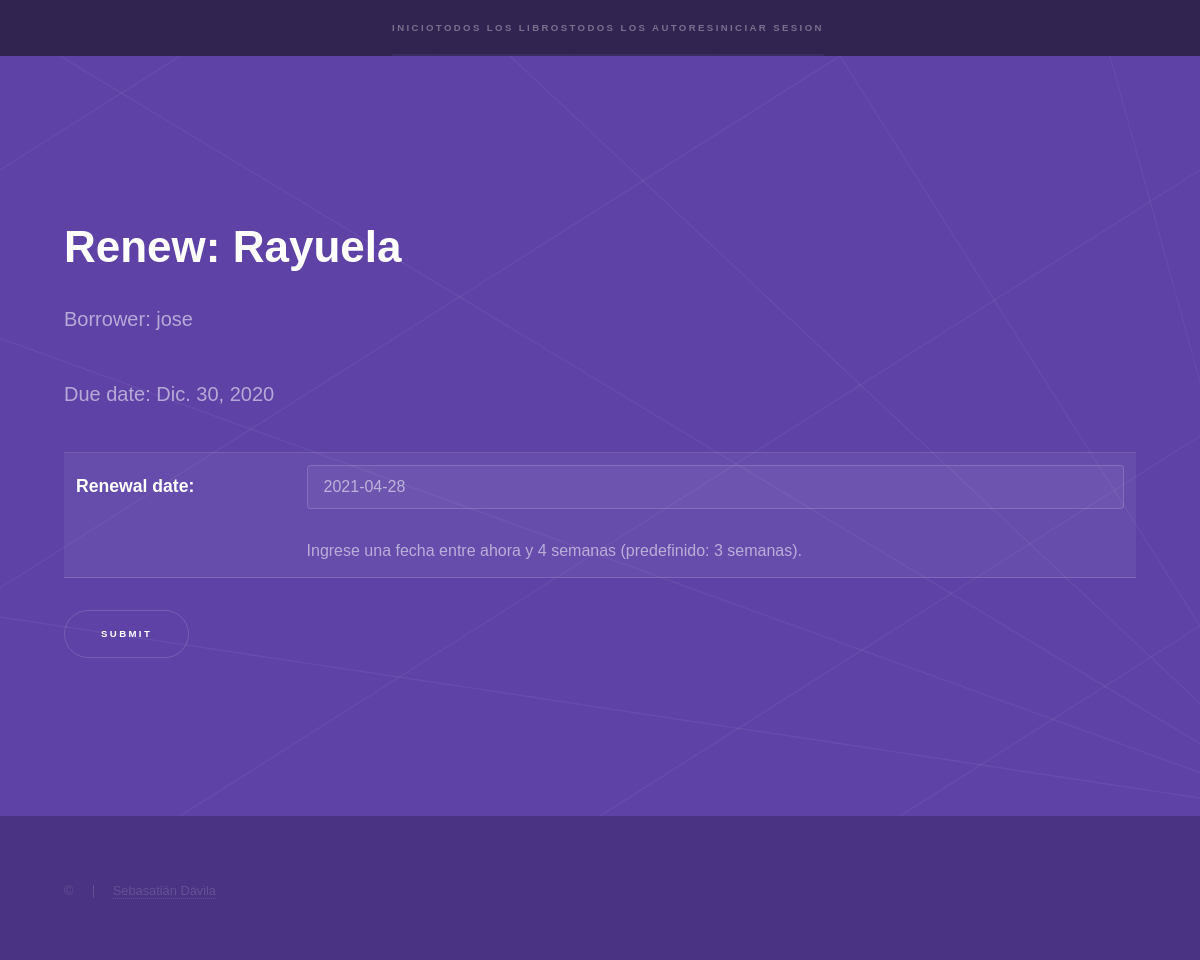
The app's page /catalog/book/1261ce40-38ef-4a51-8070-7c0aaa0a5e82/renew/ with its own data.
### catalog/models.py (models this page shows, shortened)
class BookInstance(models.Model):
    id = models.UUIDField(primary_key=True, default=uuid.uuid4,
                          help_text="Unique ID for this particular book across whole library")
    book = models.ForeignKey('Book', on_delete=models.SET_NULL, null=True)
    imprint = models.CharField(max_length=200)
    due_back = models.DateField(null=True, blank=True)
    borrower = models.ForeignKey(User, on_delete=models.SET_NULL, null=True, blank=True)
    @property
    def is_overdue(self):
        if self.due_back and date.today() > self.due_back:
            return True
        return False
    LOAN_STATUS = (
        ('d', 'Maintenance'),
        ('o', 'On loan'),
        ('a', 'Available'),
        ('r', 'Reserved'),
    )
    status = models.CharField(
        max_length=1,
        choices=LOAN_STATUS,
        blank=True,
        default='d',
        help_text='Dispobilidad del libro')
    class Meta:
        ordering = ['due_back']
        permissions = (("can_mark_returned", "Puede renovar la fecha de devolución"),)

class Book(models.Model):
    title = models.CharField(max_length=200)
    author = models.ForeignKey('Author', on_delete=models.SET_NULL, null=True)
    summary = models.TextField(max_length=1000, help_text="Enter a brief description of the book")
    isbn = models.CharField('ISBN', max_length=13,
                            unique=True,
                            help_text='13 Character <a href="https://www.isbn-international.org/content/what-isbn'
                                      '">ISBN number</a>')
    genre = models.ManyToManyField(Genre, help_text="Select a genre for this book")
    language = models.ForeignKey('Language', on_delete=models.SET_NULL, null=True)
    class Meta:
        ordering = ['title', 'author']
        permissions = (("can_see_buttons", "Pueden modificar los Libros"),)
    def display_genre(self):
        """Creates a string for the Genre. This is required to display genre in Admin."""
        return ', '.join([genre.subgenre for genre in self.genre.all()[:3]])
    display_genre.short_description = 'Genre'

### catalog/views.py (the view)
# urls.py: url(r'^book/(?P<pk>[-\w]+)/renew/$', views.renew_book_librarian, name='renew-book-librarian'),
def renew_book_librarian(request, pk):
    book_instance = get_object_or_404(BookInstance, pk=pk)
    if request.method == 'POST':
        form = RenewBookForm(request.POST)
        if form.is_valid():
            book_instance.due_back = form.cleaned_data['renewal_date']
            book_instance.save()
            return HttpResponseRedirect(reverse('bibliotecario') )
    else:
        proposed_renewal_date = datetime.date.today() + datetime.timedelta(weeks=3)
        form = RenewBookForm(initial={'renewal_date': proposed_renewal_date})
    context = {
        'form': form,
        'book_instance': book_instance,
    }
    return render(request, 'catalog/book_renew_librarian.html', context)

### catalog/forms.py (shortened to what this page needs)
class RenewBookForm(forms.Form):
    renewal_date = forms.DateField(help_text="Ingrese una fecha entre ahora y 4 semanas (predefinido: 3 semanas).")

### catalog/templates/catalog/book_renew_librarian.html (shortened to what this page needs)
{% extends "base_generic.html" %}
{% block content %}
  <h1>Renew: {{ book_instance.book.title }}</h1>
  <p>Borrower: {{ book_instance.borrower }}</p>
  <p{% if book_instance.is_overdue %} class="text-danger"{% endif %}>Due date: {{ book_instance.due_back }}</p>
  <form action="" method="post">
    <table>
    {{ form.as_table }}
    </table>
    <input type="submit" value="Submit">
  </form>
{% endblock %}

### catalog/static/assets/css/main.css (style rules this page uses)
html, body, div, span, applet, object, iframe, h1, h2, h3, h4, h5, h6, p, blockquote, pre, a, abbr, acronym, address, big, cite, code, del, dfn, em, img, ins, kbd, q, s, samp, small, strike, strong, sub, sup, tt, var, b, u, i, center, dl, dt, dd, ol, ul, li, fieldset, form, label, legend, table, caption, tbody, tfoot, thead, tr, th, td, article, aside, canvas, details, embed, figure, figcaption, footer, header, hgroup, menu, nav, output, ruby, section, summary, time, mark, audio, video { margin: 0; padding: 0; border: 0; font-size: 100%; font: inherit; vertical-align: baseline; }
body { line-height: 1; }
table { border-collapse: collapse; border-spacing: 0; }
body { -webkit-text-size-adjust: none; }
input, select, textarea { -moz-appearance: none; -webkit-appearance: none; -ms-appearance: none; appearance: none; }
body { -ms-overflow-style: scrollbar; }
html { box-sizing: border-box; }
*, *:before, *:after { box-sizing: inherit; }
body { background: #312450; }
body, input, select, textarea { color: rgba(255, 255, 255, 0.55); font-family: Arial, Helvetica, sans-serif; font-size: 16.5pt; font-weight: normal; line-height: 1.75; }
@media screen and (max-width: 1680px) { body, input, select, textarea { font-size: 13pt; } }
@media screen and (max-width: 1280px) { body, input, select, textarea { font-size: 12pt; } }
p { margin: 0 0 2em 0; }
h1, h2, h3, h4, h5, h6 { color: #ffffff; font-weight: bold; line-height: 1.5; margin: 0 0 0.5em 0; }
h1 { font-size: 2.75em; }
input[type="submit"], input[type="reset"], input[type="button"], button, .button { -moz-appearance: none; -webkit-appearance: none; -ms-appearance: none; appearance: none; -moz-transition: border-color 0.2s ease; -webkit-transition: border-color 0.2s ease; -ms-transition: border-color 0.2s ease; transition: border-color 0.2s ease; background-color: transparent; border: solid 1px !important; border-color: rgba(255, 255, 255, 0.15) !important; border-radius: 3em; color: #ffffff !important; cursor: pointer; display: inline-block; font-size: 0.6em; font-weight: bold; height: calc(4.75em + 2px); letter-spacing: 0.25em; line-height: 4.75em; outline: 0; padding: 0 3.75em; position: relative; text-align: center; text-decoration: none; text-transform: uppercase; white-space: nowrap; }
input[type="submit"]:after, input[type="reset"]:after, input[type="button"]:after, button:after, .button:after { -moz-transform: scale(0.25); -webkit-transform: scale(0.25); -ms-transform: scale(0.25); transform: scale(0.25); pointer-events: none; -moz-transition: opacity 0.2s ease, -moz-transform 0.2s ease; -webkit-transition: opacity 0.2s ease, -webkit-transform 0.2s ease; -ms-transition: opacity 0.2s ease, -ms-transform 0.2s ease; transition: opacity 0.2s ease, transform 0.2s ease; background: #ffffff; border-radius: 3em; content: ''; height: 100%; left: 0; opacity: 0; position: absolute; top: 0; width: 100%; }
form { margin: 0 0 2em 0; }
form > :last-child { margin-bottom: 0; }
label { color: #ffffff; font-weight: bold; line-height: 1.5; margin: 0 0 0.7em 0; display: block; font-size: 1.1em; }
input[type="text"], input[type="password"], input[type="email"], input[type="tel"], select, textarea { -moz-appearance: none; -webkit-appearance: none; -ms-appearance: none; appearance: none; background: rgba(255, 255, 255, 0.05); border-radius: 0.25em; border: none; border: solid 1px rgba(255, 255, 255, 0.15); color: inherit; display: block; outline: 0; padding: 0 1em; text-decoration: none; width: 100%; }
input[type="text"], input[type="password"], input[type="email"], select { height: 2.75em; }
table { margin: 0 0 2em 0; width: 100%; }
table tbody tr { border: solid 1px rgba(255, 255, 255, 0.15); border-left: 0; border-right: 0; }
table tbody tr:nth-child(2n + 1) { background-color: rgba(255, 255, 255, 0.05); }
table td { padding: 0.75em 0.75em; }
table th { color: #ffffff; font-size: 1em; font-weight: bold; padding: 0 0.75em 0.75em 0.75em; text-align: left; }
#intro p { font-size: 1.25em; }

### records on screen
BookInstance: book "Rayuela", borrower "jose", due_back "Dic. 30, 2020"
